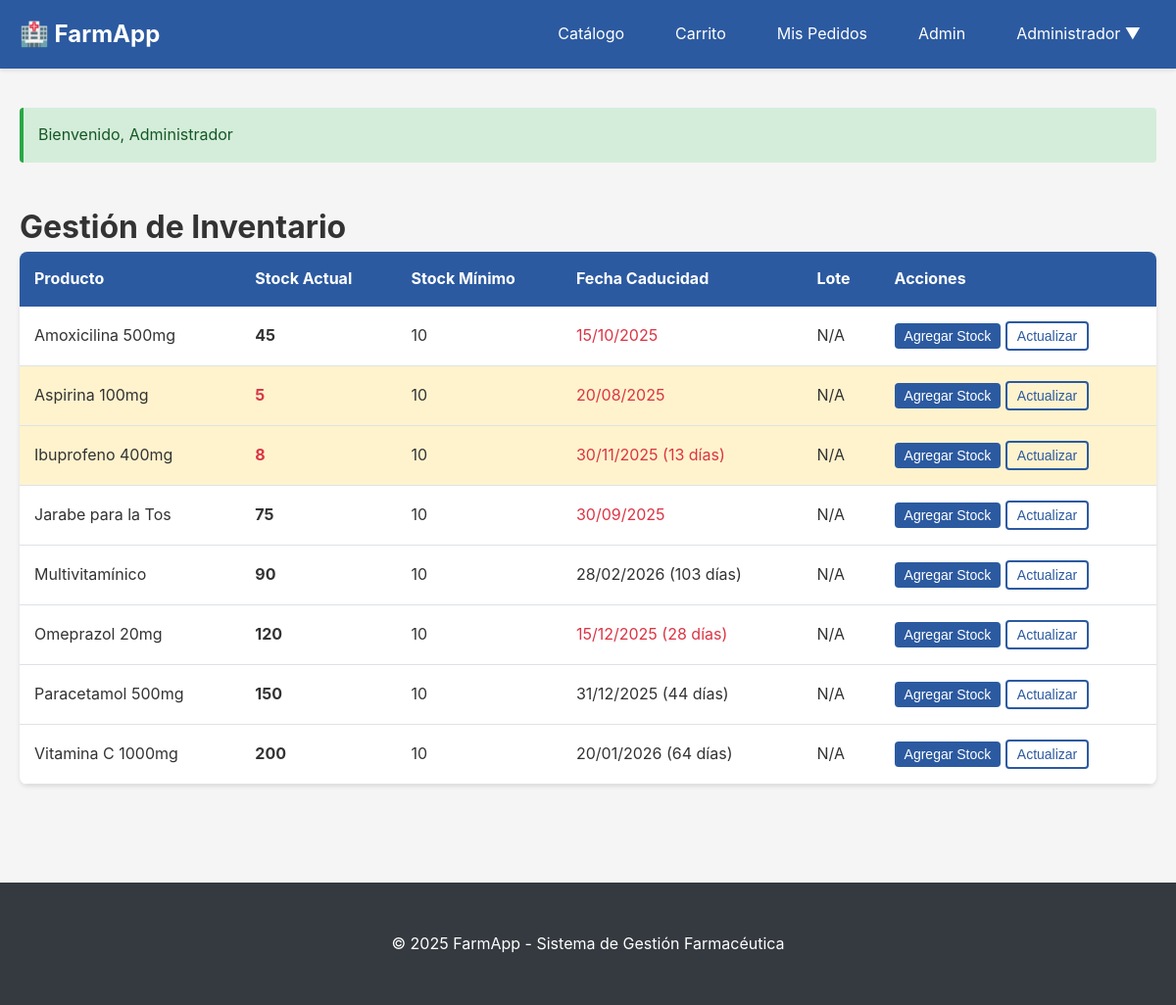
Page /index.php?action=admin_inventario (signed in) on the committed database.
### tables this page shows
CREATE TABLE IF NOT EXISTS `productos` (
  `id` int(11) NOT NULL AUTO_INCREMENT,
  `nombre` varchar(200) NOT NULL,
  `descripcion` text,
  `precio` decimal(10,2) NOT NULL,
  `categoria_id` int(11) NOT NULL,
  `imagen` varchar(255) DEFAULT NULL,
  `activo` tinyint(1) NOT NULL DEFAULT 1,
  `created_at` timestamp NOT NULL DEFAULT CURRENT_TIMESTAMP,
  `updated_at` timestamp NOT NULL DEFAULT CURRENT_TIMESTAMP ON UPDATE CURRENT_TIMESTAMP,
  PRIMARY KEY (`id`),
  KEY `categoria_id` (`categoria_id`),
  CONSTRAINT `productos_ibfk_1` FOREIGN KEY (`categoria_id`) REFERENCES `categorias` (`id`) ON DELETE CASCADE
);

CREATE TABLE IF NOT EXISTS `inventario` (
  `id` int(11) NOT NULL AUTO_INCREMENT,
  `producto_id` int(11) NOT NULL,
  `cantidad` int(11) NOT NULL DEFAULT 0,
  `stock_minimo` int(11) NOT NULL DEFAULT 10,
  `fecha_caducidad` date DEFAULT NULL,
  `lote` varchar(50) DEFAULT NULL,
  `updated_at` timestamp NOT NULL DEFAULT CURRENT_TIMESTAMP ON UPDATE CURRENT_TIMESTAMP,
  PRIMARY KEY (`id`),
  UNIQUE KEY `producto_id` (`producto_id`),
  CONSTRAINT `inventario_ibfk_1` FOREIGN KEY (`producto_id`) REFERENCES `productos` (`id`) ON DELETE CASCADE
);

### controllers/AdminController.php (called while the page is built, shortened)
<?php
require_once __DIR__ . '/../models/Inventario.php';
class AdminController {
    public function inventario() {
        require_once __DIR__ . '/../models/Producto.php';
        $productoModel = new Producto();
        $productos = $productoModel->obtenerTodos();
        require_once __DIR__ . '/../views/admin/inventario.php';
    }
}

### config/database.php (called while the page is built, shortened)
<?php
class Database {
    private static $instance = null;
    private $connection;
    private $isProduction = false;
    private $configLocal = [
        'host' => 'localhost',
        'dbname' => 'farmapp',
        'username' => 'root',
        'password' => '1003418409',
        'charset' => 'utf8mb4'
    ];
    private $configProduction = [
        'host' => 'sqlXXX.epizy.com',
        'dbname' => 'epiz_XXXXXX_farmapp',
        'username' => 'epiz_XXXXXX',
        'password' => 'tu_password_aqui',
        'charset' => 'utf8mb4'
    ];
    private function getConfig() {
        return $this->isProduction ? $this->configProduction : $this->configLocal;
    }
    private function __construct() {
        try {
            $config = $this->getConfig();
            $dsn = "mysql:host={$config['host']};dbname={$config['dbname']};charset={$config['charset']}";
            $options = [
                PDO::ATTR_ERRMODE            => PDO::ERRMODE_EXCEPTION,
                PDO::ATTR_DEFAULT_FETCH_MODE => PDO::FETCH_ASSOC,
                PDO::ATTR_EMULATE_PREPARES   => false,
            ];
            $this->connection = new PDO($dsn, $config['username'], $config['password'], $options);
        } catch (PDOException $e) {
            $env = $this->isProduction ? 'PRODUCCIÓN' : 'LOCALHOST';
            die("Error de conexión a la base de datos ({$env}): " . $e->getMessage() .
                "<br><br>Verifica la configuración en config/database.php");
        }
    }
    public static function getInstance() {
        if (self::$instance === null) {
            self::$instance = new self();
        }
        return self::$instance;
    }
    public function getConnection() {
        return $this->connection;
    }
}

### models/Producto.php (called while the page is built, shortened)
<?php
require_once __DIR__ . '/../config/database.php';
class Producto {
    private $db;
    public function __construct() {
        $this->db = Database::getInstance()->getConnection();
    }
    public function obtenerTodos($filtros = []) {
        $sql = "
            SELECT p.*, c.nombre as categoria_nombre,
                   i.cantidad as stock, i.fecha_caducidad, i.stock_minimo
            FROM productos p
            INNER JOIN categorias c ON p.categoria_id = c.id
            LEFT JOIN inventario i ON p.id = i.producto_id
            WHERE p.activo = 1
        ";
        $params = [];
        $sql .= " ORDER BY p.nombre ASC";
        $stmt = $this->db->prepare($sql);
        $stmt->execute($params);
        return $stmt->fetchAll();
    }
}

### views/admin/inventario.php (the view, shortened to what this page needs)
<?php
require_once __DIR__ . '/../layout/header.php';
?>
<div class="container">
    <h1>Gestión de Inventario</h1>
    <table class="table">
        <thead>
            <tr>
                <th>Producto</th>
                <th>Stock Actual</th>
                <th>Stock Mínimo</th>
                <th>Fecha Caducidad</th>
                <th>Lote</th>
                <th>Acciones</th>
            </tr>
        </thead>
        <tbody>
            <?php foreach ($productos as $producto): ?>
                <tr class="<?php echo $producto['stock'] <= $producto['stock_minimo'] ? 'row-warning' : ''; ?>">
                    <td><?php echo htmlspecialchars($producto['nombre']); ?></td>
                    <td>
                        <strong class="<?php echo $producto['stock'] <= $producto['stock_minimo'] ? 'text-danger' : ''; ?>">
                            <?php echo $producto['stock']; ?>
                        </strong>
                    </td>
                    <td><?php echo $producto['stock_minimo']; ?></td>
                    <td>
                        <?php if ($producto['fecha_caducidad']): ?>
                            <?php
                            $fechaCad = strtotime($producto['fecha_caducidad']);
                            $hoy = time();
                            $diasRestantes = floor(($fechaCad - $hoy) / (60 * 60 * 24));
                            $class = $diasRestantes <= 30 ? 'text-danger' : '';
                            ?>
                            <span class="<?php echo $class; ?>">
                                <?php echo date('d/m/Y', $fechaCad); ?>
                                <?php if ($diasRestantes > 0): ?>
                                    (<?php echo $diasRestantes; ?> días)
                                <?php endif; ?>
                            </span>
                        <?php else: ?>
                            N/A
                        <?php endif; ?>
                    </td>
                    <td><?php echo htmlspecialchars($producto['lote'] ?? 'N/A'); ?></td>
                    <td>
                        <button class="btn btn-sm btn-primary"
                                onclick="mostrarModalAgregarStock(<?php echo $producto['id']; ?>, '<?php echo htmlspecialchars($producto['nombre']); ?>')">
                            Agregar Stock
                        </button>
                        <button class="btn btn-sm btn-outline"
                                onclick="mostrarModalActualizarStock(<?php echo $producto['id']; ?>, '<?php echo htmlspecialchars($producto['nombre']); ?>', <?php echo $producto['stock']; ?>, '<?php echo $producto['fecha_caducidad'] ?? ''; ?>', '<?php echo htmlspecialchars($producto['lote'] ?? ''); ?>')">
                            Actualizar
                        </button>
                    </td>
                </tr>
            <?php endforeach; ?>
        </tbody>
    </table>
</div>
<?php
require_once __DIR__ . '/../layout/footer.php';
?>

### public/css/style.css (style rules this page uses)
* { margin: 0; padding: 0; box-sizing: border-box; }
:root { --primary-color: #2c5aa0; --secondary-color: #4a90e2; --success-color: #28a745; --danger-color: #dc3545; --warning-color: #ffc107; --dark-color: #343a40; --light-color: #f8f9fa; --border-color: #dee2e6; --text-color: #333; --text-muted: #6c757d; }
body { font-family: -apple-system, BlinkMacSystemFont, 'Segoe UI', Roboto, 'Helvetica Neue', Arial, sans-serif; line-height: 1.6; color: var(--text-color); background-color: #f5f5f5; }
.container { max-width: 1200px; margin: 0 auto; padding: 20px; }
.btn { display: inline-block; padding: 10px 20px; border: none; border-radius: 4px; text-decoration: none; cursor: pointer; font-size: 1rem; transition: all 0.3s; text-align: center; }
.btn-primary { background-color: var(--primary-color); color: white; }
.btn-outline { background-color: transparent; border: 2px solid var(--primary-color); color: var(--primary-color); }
.btn-sm { padding: 5px 10px; font-size: 0.875rem; }
.table { width: 100%; background: white; border-collapse: collapse; border-radius: 8px; overflow: hidden; box-shadow: 0 2px 4px rgba(0,0,0,0.1); }
.table thead { background-color: var(--primary-color); color: white; }
.table th, .table td { padding: 15px; text-align: left; }
.table tbody tr { border-bottom: 1px solid var(--border-color); }
.row-warning { background-color: #fff3cd !important; }
.text-danger { color: var(--danger-color); }

### rows in the picture
productos: nombre "Amoxicilina 500mg", inventario.cantidad "45", inventario.stock_minimo "10", inventario.fecha_caducidad "15/10/2025", lote "N/A"
productos: nombre "Aspirina 100mg", inventario.cantidad "5", inventario.stock_minimo "10", inventario.fecha_caducidad "20/08/2025", lote "N/A"
productos: nombre "Ibuprofeno 400mg", inventario.cantidad "8", inventario.stock_minimo "10", inventario.fecha_caducidad "30/11/2025", lote "N/A"
productos: nombre "Jarabe para la Tos", inventario.cantidad "75", inventario.stock_minimo "10", inventario.fecha_caducidad "30/09/2025", lote "N/A"
productos: nombre "Multivitamínico", inventario.cantidad "90", inventario.stock_minimo "10", inventario.fecha_caducidad "28/02/2026", lote "N/A"
productos: nombre "Omeprazol 20mg", inventario.cantidad "120", inventario.stock_minimo "10", inventario.fecha_caducidad "15/12/2025", lote "N/A"
productos: nombre "Paracetamol 500mg", inventario.cantidad "150", inventario.stock_minimo "10", inventario.fecha_caducidad "31/12/2025", lote "N/A"
productos: nombre "Vitamina C 1000mg", inventario.cantidad "200", inventario.stock_minimo "10", inventario.fecha_caducidad "20/01/2026", lote "N/A"

### other values in the picture
Auth::user()['nombre'] "Administrador"
$_SESSION['success'] "Bienvenido, Administrador"
